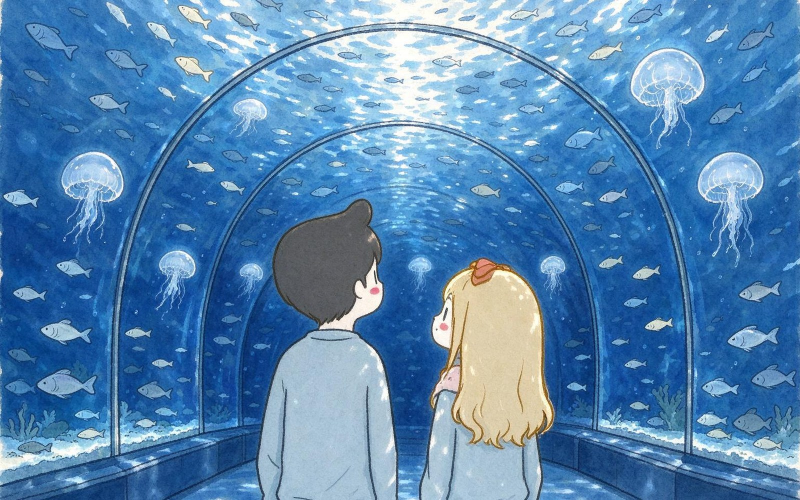
#> input picture game/backgrounds-painted/aquarium.jpg, 1600 x 1000 px, given in place of classroom.jpg, which was not available (shown at 1/2 size)
$ python preview_props.py
#> lines starting #> are read from the running program, lines starting #| are printed output that depends on the picture; pictures that were not available may be replaced by others from this repository, and a replacement may not be noted
#!/usr/bin/env python3
"""把道具 + 立面按 CSS 里的百分比位置合成，检查摆位。"""

from __future__ import annotations

import pathlib

from PIL import Image

ROOT = pathlib.Path(__file__).resolve().parent.parent
LOVE = ROOT / "game"
BG = LOVE / "backgrounds-painted"
OUT = ROOT / "tmp" / "art" / "shots"
W, H = 1600, 1000

PROPS = {
    "classroom": [
        ("backpack", 8, 8, 148),
        ("paper", 52, 6, 52),
        ("bottle", 16, 23, 74),
        ("pencilcase", 85, 25, 40),
    ],
    "radio": [
        ("notes", 22, 47, 78),
        ("mug", 36, 19, 92),
    ],
}

CHARS = {
    "classroom": [("boy-sit", 27.2, 26.5, 360), ("girl-sit", 76.2, 26.5, 360)],
    "radio": [("girl-sit", 50, 12, 560)],
}


def place(canvas: Image.Image, path: pathlib.Path, left: float, bottom: float, height: int) -> None:
    im = Image.open(path).convert("RGBA")
    im = im.resize((round(im.width * height / im.height), height), Image.LANCZOS)
    x = round(W * left / 100 - im.width / 2)
    y = round(H - H * bottom / 100 - im.height)
    canvas.alpha_composite(im, (x, y))


def main() -> None:
    for scene, props in PROPS.items():
        bg = Image.open(BG / f"{scene}.jpg").convert("RGB").resize((W, H), Image.LANCZOS)
#> bg is the input picture: PIL image 1600x1000 RGB; mean R, G, B 86, 133.6, 178.2
        canvas = bg.convert("RGBA")
        for name, left, bottom, h in CHARS[scene]:
            place(canvas, LOVE / "characters" / f"{name}.webp", left, bottom, h)
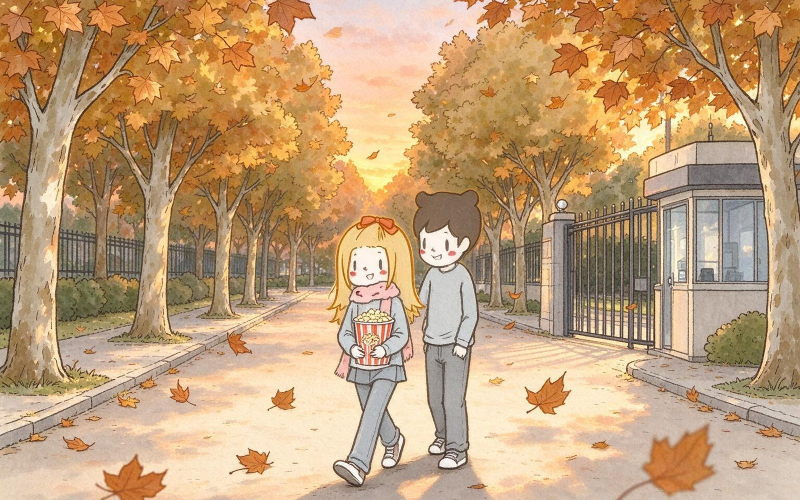
#> input picture game/backgrounds-painted/campus.jpg, 1600 x 1000 px, given in place of boy-sit.webp, which was not available (shown at 1/2 size)
#> in place, `im = im.resize((round(im.width * height / im.height), height), Image.L..`:
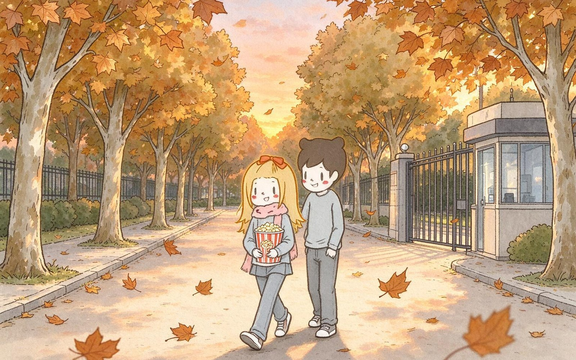
#> im: PIL image 576x360 RGBA; mean R, G, B, A 191.8, 158.3, 120.6, 255
#> in place, `canvas.alpha_composite(im, (x, y))`:
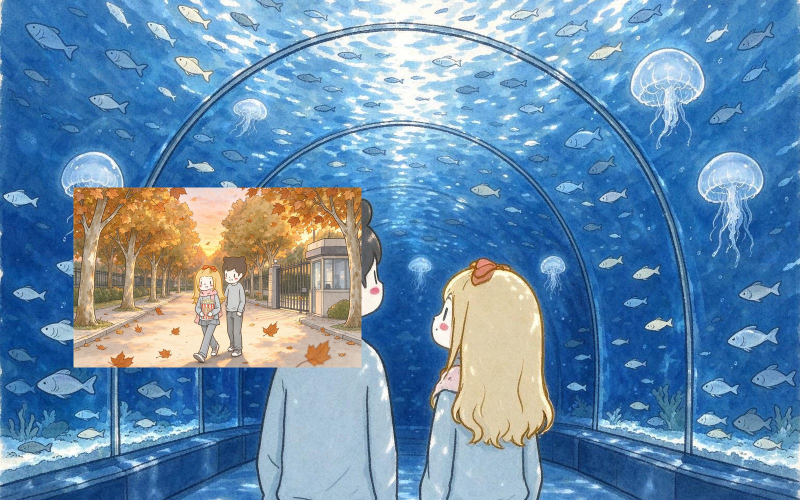
#> canvas: PIL image 1600x1000 RGBA (shown at 1/2 size); mean R, G, B, A 103.5, 141, 174.2, 255
        for name, left, bottom, h in props:
            place(canvas, LOVE / "props" / f"{name}.webp", left, bottom, h)
        canvas.convert("RGB").save(OUT / f"props-{scene}.png", quality=92)
        print("->", OUT / f"props-{scene}.png")


if __name__ == "__main__":
#> (the run stopped early here; a loop or call above may not have finished)
